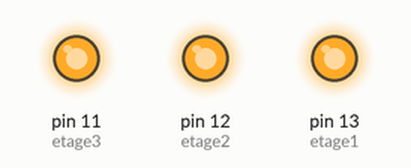
This sketch was run on a simulated Arduino Uno, built with avr-gcc and run on an emulated ATmega328P. Parts: output pins drawn as LEDs (lit = HIGH). Pins used as bus, display or sensor lines are not drawn.

Above: at 0.5 s.
At 3.2 s:
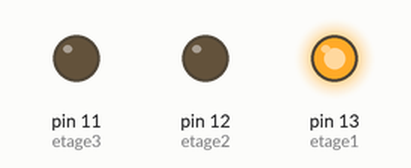
Timing chart, 0 to 6.3 s (numbered marks = the images above):
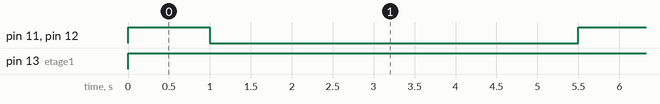

The sketch:

TestLED.ino
```cpp
//initialize the port numbers. You can easily change them here if you connected your LEDs in another way than I suggested
int colonne1 = 2;
int colonne2 = 3;
int colonne3 = 4;

int colonne4 = 5;
int colonne5 = 6;
int colonne6 = 7;

int colonne7 = 8;
int colonne8 = 9;
int colonne9 = 10;

int etage3 = 11;
int etage2 = 12;
int etage1 = 13;


/*
 *
 *
 *
 *                     25_____________________26_____________________27  __________________________ Etage 3
 *                      /                      /                      /
 *                    / |                    / |                    / |
 *                  /   |                  /   |                  /   |
 *              22/_____|_____________ 23/_____|______________24/     |
 *              /|      |              /|      |              /|      |
 *            /  |      |            /  |      |            /  |      |
 *          /    |      |          /    |      |          /    |      |
 *       19______|______|_______20______|______|_______21      |      |
 *        |      |      |        |      |      |        |      |      |
 *        |      |     16________|______|_____17________|______|_____18  __________________________ Etage 2
 *        |      |      /        |      |      /        |      |      /
 *        |      |    / |        |      |    / |        |      |    / |
 *        |      |  /   |        |      |  /   |        |      |  /   |
 *        |     13/_____|________|_____14/_____|________|____15|/     |
 *        |     /|      |        |     /|      |        |     /|      |
 *        |   /  |      |        |   /  |      |        |   /  |      |
 *        | /    |      |        | /    |      |        | /    |      |
 *       10______|______|_______11______|______|_______12      |      |
 *        |      |      |        |      |      |        |      |      |
 *        |      |     7|________|______|____ 8|________|______|____ 9|  __________________________ Etage 1
 *        |      |      /        |      |      /        |      |      /
 *        |      |    /          |      |    /          |      |    /
 *        |      |  /            |      |  /            |      |  /
 *        |     4|/______________|____ 5|/______________|____ 6|/
 *        |     /                |     /                |     /
 *        |   /                  |   /                  |   /
 *        | /                    | /                    | /
 *       1/____________________ 2/____________________ 3/
 *
 *
 */

//the time we will wait after lighting one LED (in ms)
int Persistance = 500; // Temps de la persistance retinienne
int temps = 500;      // Temps entre 2 changement d'état

void setup(){ //this method will be run once after powering up the arduino
  //put all the pins in output mode so they can light up the LEDs
  pinMode(colonne1, OUTPUT);
  pinMode(colonne2, OUTPUT);
  pinMode(colonne3, OUTPUT);
  pinMode(colonne4, OUTPUT);
  pinMode(colonne5, OUTPUT);
  pinMode(colonne6, OUTPUT);
  pinMode(colonne7, OUTPUT);
  pinMode(colonne8, OUTPUT);
  pinMode(colonne9, OUTPUT);

  pinMode(etage1, OUTPUT);
  pinMode(etage2, OUTPUT);
  pinMode(etage3, OUTPUT);

  off(); //ensure all the LEDs are off
}


void loop(){


  all();  //Allume toutes les led

  delay (temps);

  Led1();  //allume LED N°1
  Led2();  //allume LED N°2
  Led3();  //...
  Led4();
  Led5();
  Led6();
  Led7();
  Led8();
  Led9();
  /*Led10();
  Led11();
  Ledl2();
  Led13();
  Led14();
  Led15();
  Led16();
  Led17();
  Led18();
  Led19();
  Led20();
  Led21();
  Led22();
  Led23();
  Led24();
  Led25();
  Led26();
  Led27();
  */

  off();  //turns all LEDs off
}

void off(){
  digitalWrite(colonne1, LOW);
  digitalWrite(colonne2, LOW);
  digitalWrite(colonne3, LOW);

  digitalWrite(colonne4, LOW);
  digitalWrite(colonne5, LOW);
  digitalWrite(colonne6, LOW);

  digitalWrite(colonne7, LOW);
  digitalWrite(colonne8, LOW);
  digitalWrite(colonne9, LOW);

  digitalWrite(etage1, LOW);
  digitalWrite(etage2, LOW);
  digitalWrite(etage3, LOW);

  //delay (Persistance);
}

void Led1(){
  digitalWrite(colonne1, HIGH);
  digitalWrite(colonne2, LOW);
  digitalWrite(colonne3, LOW);

  digitalWrite(colonne4, LOW);
  digitalWrite(colonne5, LOW);
  digitalWrite(colonne6, LOW);

  digitalWrite(colonne7, LOW);
  digitalWrite(colonne8, LOW);
  digitalWrite(colonne9, LOW);

  digitalWrite(etage1, HIGH);
  digitalWrite(etage2, LOW);
  digitalWrite(etage3, LOW);

  delay (Persistance);
  off();  //turns all LEDs off
}

void Led2(){
  digitalWrite(colonne1, LOW);
  digitalWrite(colonne2, HIGH);
  digitalWrite(colonne3, LOW);

  digitalWrite(colonne4, LOW);
  digitalWrite(colonne5, LOW);
  digitalWrite(colonne6, LOW);

  digitalWrite(colonne7, LOW);
  digitalWrite(colonne8, LOW);
  digitalWrite(colonne9, LOW);

  digitalWrite(etage1, HIGH);
  digitalWrite(etage2, LOW);
  digitalWrite(etage3, LOW);

  delay (Persistance);
  off();  //turns all LEDs off
}

void Led3(){
  digitalWrite(colonne1, LOW);
  digitalWrite(colonne2, LOW);
  digitalWrite(colonne3, HIGH);

  digitalWrite(colonne4, LOW);
  digitalWrite(colonne5, LOW);
  digitalWrite(colonne6, LOW);

  digitalWrite(colonne7, LOW);
  digitalWrite(colonne8, LOW);
  digitalWrite(colonne9, LOW);

  digitalWrite(etage1, HIGH);
  digitalWrite(etage2, LOW);
  digitalWrite(etage3, LOW);

  delay (Persistance);
  off();  //turns all LEDs off
}

void Led4(){
  digitalWrite(colonne1, LOW);
  digitalWrite(colonne2, LOW);
  digitalWrite(colonne3, LOW);

  digitalWrite(colonne4, HIGH);
  digitalWrite(colonne5, LOW);
  digitalWrite(colonne6, LOW);

  digitalWrite(colonne7, LOW);
  digitalWrite(colonne8, LOW);
  digitalWrite(colonne9, LOW);

  digitalWrite(etage1, HIGH);
  digitalWrite(etage2, LOW);
  digitalWrite(etage3, LOW);

  delay (Persistance);
  off();  //turns all LEDs off
}

void Led5(){
  digitalWrite(colonne1, LOW);
  digitalWrite(colonne2, LOW);
  digitalWrite(colonne3, LOW);

  digitalWrite(colonne4, LOW);
  digitalWrite(colonne5, HIGH);
  digitalWrite(colonne6, LOW);

  digitalWrite(colonne7, LOW);
  digitalWrite(colonne8, LOW);
  digitalWrite(colonne9, LOW);

  digitalWrite(etage1, HIGH);
  digitalWrite(etage2, LOW);
  digitalWrite(etage3, LOW);

  delay (Persistance);
  off();  //turns all LEDs off
}

void Led6(){
  digitalWrite(colonne1, LOW);
  digitalWrite(colonne2, LOW);
  digitalWrite(colonne3, LOW);

  digitalWrite(colonne4, LOW);
  digitalWrite(colonne5, LOW);
  digitalWrite(colonne6, HIGH);

  digitalWrite(colonne7, LOW);
  digitalWrite(colonne8, LOW);
  digitalWrite(colonne9, LOW);

  digitalWrite(etage1, HIGH);
  digitalWrite(etage2, LOW);
  digitalWrite(etage3, LOW);

  delay (Persistance);
  off();  //turns all LEDs off
}

void Led7(){
  digitalWrite(colonne1, LOW);
  digitalWrite(colonne2, LOW);
  digitalWrite(colonne3, LOW);

  digitalWrite(colonne4, LOW);
  digitalWrite(colonne5, LOW);
  digitalWrite(colonne6, LOW);

  digitalWrite(colonne7, HIGH);
  digitalWrite(colonne8, LOW);
  digitalWrite(colonne9, LOW);

  digitalWrite(etage1, HIGH);
  digitalWrite(etage2, LOW);
  digitalWrite(etage3, LOW);

  delay (Persistance);
  off();  //turns all LEDs off
}


void Led8(){
  digitalWrite(colonne1, LOW);
  digitalWrite(colonne2, LOW);
  digitalWrite(colonne3, LOW);

  digitalWrite(colonne4, LOW);
  digitalWrite(colonne5, LOW);
  digitalWrite(colonne6, LOW);

  digitalWrite(colonne7, LOW);
  digitalWrite(colonne8, HIGH);
  digitalWrite(colonne9, LOW);

  digitalWrite(etage1, HIGH);
  digitalWrite(etage2, LOW);
  digitalWrite(etage3, LOW);

  delay (Persistance);
  off();  //turns all LEDs off
}

void Led9(){
  digitalWrite(colonne1, LOW);
  digitalWrite(colonne2, LOW);
  digitalWrite(colonne3, LOW);

  digitalWrite(colonne4, LOW);
  digitalWrite(colonne5, LOW);
  digitalWrite(colonne6, LOW);

  digitalWrite(colonne7, LOW);
  digitalWrite(colonne8, LOW);
  digitalWrite(colonne9, HIGH);

  digitalWrite(etage1, HIGH);
  digitalWrite(etage2, LOW);
  digitalWrite(etage3, LOW);

  delay (Persistance);
  off();  //turns all LEDs off
}


void all(){
  digitalWrite(colonne1, HIGH);
  digitalWrite(colonne2, HIGH);
  digitalWrite(colonne3, HIGH);

  digitalWrite(colonne4, HIGH);
  digitalWrite(colonne5, HIGH);
  digitalWrite(colonne6, HIGH);

  digitalWrite(colonne7, HIGH);
  digitalWrite(colonne8, HIGH);
  digitalWrite(colonne9, HIGH);

  digitalWrite(etage1, HIGH);
  digitalWrite(etage2, HIGH);
  digitalWrite(etage3, HIGH);

  delay (temps);
}
```

Measured:
- by itself, pin 11 (etage3), pin 12 (etage2): alternates HIGH for 1.0 s and LOW for 4.5 s
- by itself, pin 13 (etage1): LOW → HIGH at 0.00 s
- by itself, everything shown: repeats every 5.5 s, in 3 steps
